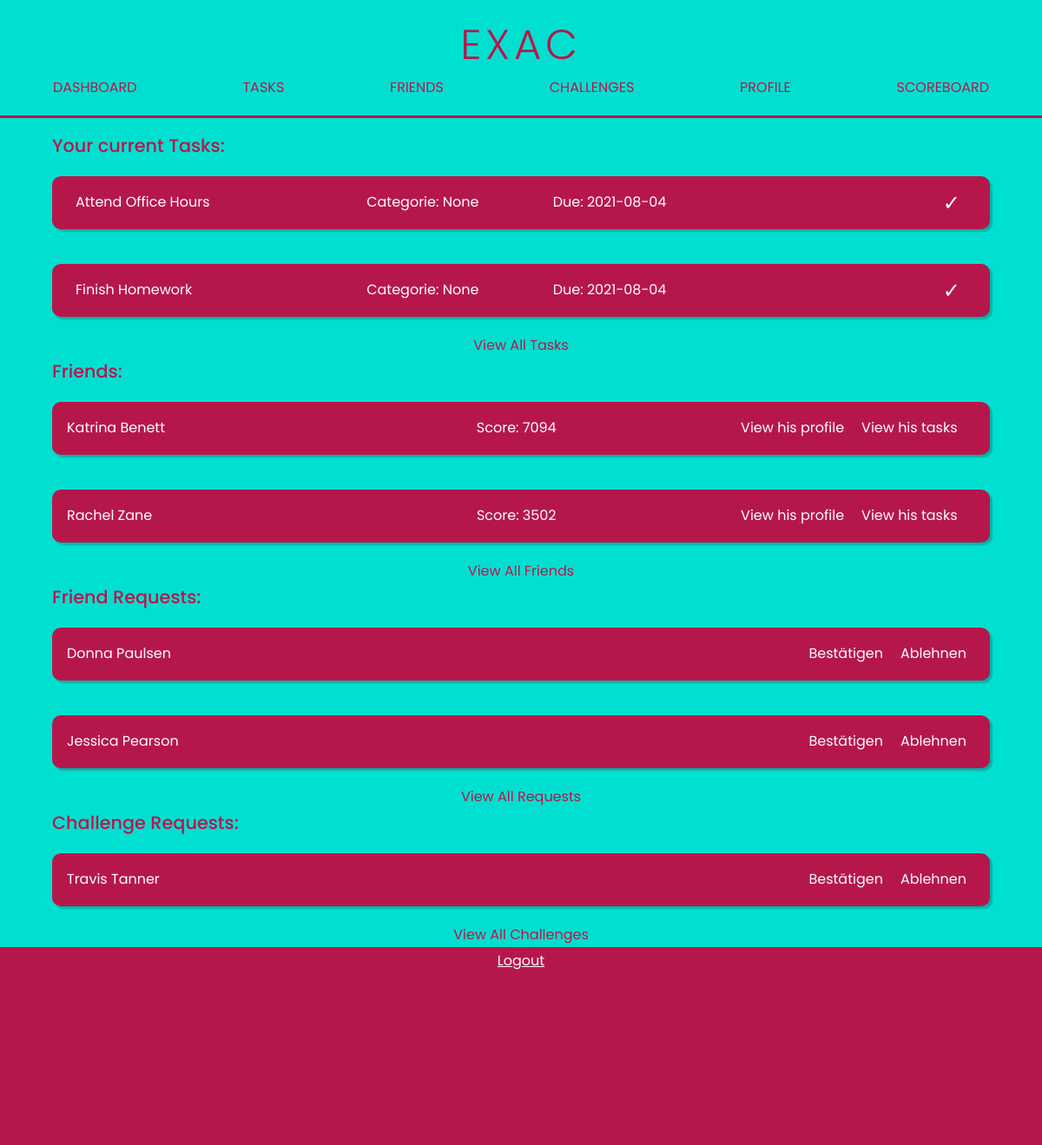
The page / (signed in) on the database its author committed.
### tables this page shows
CREATE TABLE tasks(id INTEGER PRIMARY KEY, name TEXT NOT NULL, due DATE, description TEXT, user_id INTEGER, priority INTEGER, fullfilled BOOLEAN NOT NULL, fullfilled_date DATE, private BOOLEAN NOT NULL, project_id INTEGER, categorie TEXT, score INTEGER DEFAULT 10, FOREIGN KEY(project_id) REFERENCES projects(id), FOREIGN KEY(user_id) REFERENCES users(id));

CREATE TABLE users (id INTEGER PRIMARY KEY, email TEXT NOT NULL UNIQUE, username TEXT NOT NULL UNIQUE, hash TEXT NOT NULL, profile_pic BOOLEAN DEFAULT 0);

CREATE TABLE scores(id INTEGER PRIMARY KEY, user_id INTEGER NOT NULL, score INTEGER NOT NULL, score_work INTEGER DEFAULT 0, score_daily INTEGER DEFAULT 0, score_health INTEGER DEFAULT 0, score_education INTEGER DEFAULT 0, FOREIGN KEY (user_id) REFERENCES users(id));

### application.py (the view)
@app.route("/")
@login_required
def index():
    incoming_friend_requests, outgoind_friend_requests = getRequests(
        session.get("user_id"), 0)
    incoming_challenge_requests, outgoing_challenge_requests = getRequests(
        session.get("user_id"), 1)
    friends = getFriends()
    challenges = getChallenges(False)
    tasks = getTasks()
    return render_template(
        "index.html",
        incoming_challenge_requests=list(incoming_challenge_requests)[:2],
        incoming_friend_requests=list(incoming_friend_requests)[:2],
        friends=list(friends)[:2],
        challenges=list(challenges)[:2],
        tasks=tasks[:2])

### application.py (called while the page is built, shortened)
@app.after_request
def after_request(response):
    response.headers["Cache-Control"] = "no-cache, no-store, must-revalidate"
    response.headers["Expires"] = 0
    response.headers["Pragma"] = "no-cache"
    return response

def getFriends():
    user_id = session.get("user_id")
    friends = set()
    friends_list_first = db.execute(
        "SELECT * FROM friends WHERE first_user_id = ? ", user_id)
    friends_list_second = db.execute(
        "SELECT * FROM friends WHERE second_user_id = ?", user_id)
    for entry in friends_list_second:
        friend_information = db.execute("SELECT * FROM users WHERE id = ?",
                                        entry["first_user_id"])
        friend_score = db.execute("SELECT * FROM scores WHERE user_id = ?",
                                  entry["first_user_id"])
        try:
            score = friend_score[0]["score"]
        except:
            score = "xxxx"
        friend = (score, friend_information[0]["username"])
        friends.add(friend)
    return friends

### helpers.py (called while the page is built, shortened)
def getTasks():
    return db.execute("SELECT * FROM tasks WHERE user_id=? AND fullfilled=0",
                      session.get("user_id"))

def getRequests(user_id, type):
    incoming_requests = set()
    requests = db.execute(
        "SELECT * FROM requests WHERE recipient_id = ? AND type = ?", user_id,
        type)
    for req in requests:
        try:
            name = db.execute("SELECT username FROM users WHERE id = ?",
                              req["sender_id"])[0]["username"]
            incoming_requests.add(name)
        except:
            print("An error occured with one friend request.")
    pending_requests = set()
    requests = db.execute(
        "SELECT * FROM requests WHERE sender_id = ? AND type = ?", user_id,
        type)
    return incoming_requests, pending_requests

def getChallenges(history):
    challenges_set = set()
    user_id = session.get("user_id")
    if history:
        challenges = db.execute(
            "SELECT * FROM challenges WHERE (challenger_id = ? OR challenged_id = ?) AND expire_date < Date('now')",
            user_id, user_id)
    else:
        challenges = db.execute(
            "SELECT * FROM challenges WHERE (challenger_id = ? OR challenged_id = ?) AND expire_date >= Date('now')",
            user_id, user_id)
    return challenges_set

### templates/index.html (shortened to what this page needs)
{% extends "template.html" %}
{% block main %}
<div class="container">
    {%if tasks %}
    <div class="left-align"> <h1 >Your current Tasks: </h1></div>
    {% for task in tasks %}
    <form method="GET" action="/tasks/edit" style="width: 100%" id="{{task.id}}">
        <a class="entry entry3" onClick="document.getElementById('{{task.id}}').submit();">
            <div class="align-content-left">
                    <button class="btn-text margin-lr underline" type="submit">{{task.name}}</button>
            </div>
            <div class="info-container">
                <p class="underline ">Categorie: {{task.categorie}}</p>
                <p class="underline " style="text-align: left;">Due: {{task.due}}</p>
            </div>
            <div class="container-horizontal align-content-right">
                <form method="POST" action="/tasks">
                    <button class="btn-text margin-lr check" type="submit" >✓</button>
                </form>
            </div>
        </a>
    </form>
    {% endfor %}
    <a class="btn-text" href="/tasks"><p class="underline primary-color">View All Tasks</p></a>
    {% endif %}
    {%if friends %}
    <div class="left-align"><h1>Friends:</h1></div>
    {% for score, username in friends %}
    <form method="GET" action="/friends/teamUp" style="width: 100%" id="friend{{username}}">
        <div class="entry entry3" onClick="document.getElementById('friend{{username}}').submit();">
            <div class="align-content-left">
                <p class="underline">{{username}}</p>
            </div>
            <div>
                <p class="underline">Score: {{score}}</p>
            </div>
            <div class="container-horizontal align-content-right">
                <form method="GET" action="/profile">
                    <button type="submit"  class="btn-text margin-lr"><p class="underline">View his profile</p></button>
                </form>
                    <button type="submit"  class="btn-text margin-lr underline">View his tasks</button>
            </div>
        </div>
    </form>
    {% endfor %}
    <a class="btn-text" href="/friends"><p class="underline primary-color">View All Friends</p></a>
    {% endif %}
    {%if incoming_friend_requests %}
    <div class="left-align"><h1>Friend Requests:</h1></div>
    {% for name in incoming_friend_requests %}
    <form method="GET" action="/profile" id="friend_request{{name}}" style="width: 100%;">
        <div class="entry entry2" onClick="document.getElementById('friend_request{{name}}').submit();">
            <div class="align-content-left">
                <p class="underline">{{name}}</p>
            </div>
            <div class="container-horizontal align-content-right">
                <form action="/friends/add/accept" method="POST">
                    <button type="submit"  class="btn-text margin-lr underline">Bestätigen</button>
                </form>
                <form action="/friends/add/decline" method="POST">
                    <button type="submit"  class="btn-text margin-lr underline">Ablehnen</button>
                </form>
            </div>
        </div>
    </form>
    {% endfor %}
    <a class="btn-text" href="/friends"><p class="underline primary-color">View All Requests</p></a>
    {% endif %}
    {%if incoming_challenge_requests %}
    <div class="left-align"><h1>Challenge Requests:</h1></div>
    {% for name in incoming_challenge_requests %}
    <form method="GET" action="/profile" id="challenge_request{{name}}" style="width: 100%;">
        <div class="entry entry2" onClick="document.getElementById('challenge_request{{name}}').submit();">
            <div class="align-content-left">
                <p class="underline">{{name}}</p>
            </div>
            <div class="container-horizontal align-content-right">
                <form action="/challenges/accept" method="POST">
                    <button type="submit" class="btn-text margin-lr underline">Bestätigen</button>
                </form>
                <form action="/challenges/decline" method="POST">
                    <button type="submit" class="btn-text margin-lr underline">Ablehnen</button>
                </form>
            </div>
        </div>
    </form>
    {% endfor %}
    <a class="btn-text" href="/challenges"><p class="underline primary-color">View All Challenges</p></a>
    {% endif %}
</div>
{% endblock %}

### templates/template.html (shortened to what this page needs)
<!DOCTYPE html>
<html lang="en">
    <head>
        <link rel="stylesheet" href="../static/css/start.css">
        <link rel="stylesheet" href="https://cdnjs.cloudflare.com/ajax/libs/font-awesome/4.7.0/css/font-awesome.min.css">
    </head>
    <body>
        <header class="header">
            <nav id="myTopnav" class="topnav">
                <div class="mobile-nav">
                    <a href="/"><h1 class="title">EXAC</h1></a>
                </div>
                <div id="container-header">
                    <a class="li" href="/"><p>Dashboard</p></a>
                    <a class="li" href="/tasks"><p>Tasks</p></a>
                    <a class="li" href="/friends"><p>Friends</p></a>
                    <a class="li" href="/challenges"><p>Challenges</p></a>
                    <a class="li" href="/profile"><p>Profile</p></a>
                    <a class="li" href="/scoreboard/monthly"><p>Scoreboard</p></a>
                </div>
                <div class="line"></div>
            </nav>
        </header>
        <main class="container-main">
            {% block main %}{% endblock %}
        </main>
    </body>
    <footer>
        <div class="line"></div>
        <a class="btn-text" href="/logout">Logout</a>
    </footer>
</html>

### static/css/start.css (style rules this page uses)
:root { --clr-first: #fff; --clr-second: #fff; --clr-third: rgb(206, 102, 102); --clr-fourth: rgb(53, 132, 197); --clr-btn-primary-border: #b6174b; --clr-btn-primary: #b6174b; --clr-entry: #b6174b; --clr-entry-border: #b6174b; --clr-background: #00e0d1; --clr-footer: #b6174b; --clr-header-font: #b6174b; --font: "Poppins"; --font-h1: 300; --font-h2: 400; --font-p: 500; }
* { margin: 0; padding: 0; box-sizing: border-box; scroll-behavior: smooth; font-family: var(--font); font-size: 16px; color: var(--clr-first); }
body { text-align: center; background-color: var(--clr-background); }
header { padding: 1rem 0 1rem; justify-content: center; align-items: center; }
header h1 { width: 100%; font-weight: var(--font-h1); font-size: 3rem; letter-spacing: 0.3rem; text-align: center; justify-content: center; color: var(--clr-header-font); }
header nav { text-align: center; }
.underline { display: inline-block; }
#container-header { display: flex; justify-content: space-around; margin-bottom: 20px; }
header nav p { position: relative; display: inline-block; text-decoration: none; color: var(--clr-header-font); text-transform: uppercase; }
header nav p:after { background: none repeat scroll 0 0 transparent; bottom: 0; content: ""; display: block; height: 2px; left: 50%; position: absolute; background: var(--clr-header-font); transition: width 0.3s ease 0s, left 0.3s ease 0s; width: 0; }
.btn-text { background-color: transparent; border: none; text-decoration: underline; color: var(--clr-first); }
a { text-decoration: none; }
.container { display: flex; flex-direction: column; align-items: center; width: 90%; }
.check { transform: scale(1.5); }
form .entry { margin: 20px 0px; cursor: pointer; }
form .entry * { cursor: pointer; }
.underline:after { background: none repeat scroll 0 0 transparent; bottom: 0; content: ""; display: block; position: relative; height: 2px; left: 50%; background: #fff; transition: width 0.3s ease 0s, left 0.3s ease 0s; width: 0; }
.btn-text .underline:after { background: var(--clr-btn-primary); }
.entry { position: relative; display: grid; background-color: var(--clr-entry); padding: 15px; margin: 20px; border-radius: 10px; border: 2px solid var(--clr-entry-border); width: 100%; left: 0px; top: 0px; box-shadow: 3px 3px 2px rgba(0, 0, 0, 0.2); }
.entry button { text-decoration: none; }
.entry3 { grid-template-rows: 100%; grid-template-columns: 33% 33% 33%; }
.entry2 { grid-template-rows: 100%; grid-template-columns: 50% 50%; }
.container-horizontal { display: flex; flex-direction: row; align-items: center; }
.left-align { align-self: flex-start; }
.align-content-right { display: flex; justify-content: flex-end; align-items: center; }
.align-content-left { display: flex; justify-content: flex-start; align-items: center; }
.margin-lr { margin-right: 10px; margin-left: 10px; }
h1 { font-size: 130%; font-weight: 500; color: var(--clr-header-font); }
.primary-color { color: var(--clr-header-font); }
main > div > .btn-text { color: var(--clr-header-font); text-decoration: none; }
main { min-height: 100vh; }
.container-main { display: flex; flex-direction: column; justify-content: center; align-items: center; }
.info-container { display: flex; flex-direction: row; justify-content: space-between; }
.line { background-color: var(--clr-header-font); height: 3px; width: 100%; }
footer { width: 100%; display: flex; flex-direction: column; justify-content: flex-start; align-items: center; background-color: var(--clr-footer); padding-bottom: 200px; }

### rows shown on the page
tasks: name "Attend Office Hours", categorie "None", due "2021-08-04"
tasks: name "Finish Homework", categorie "None", due "2021-08-04"
users: friends "Katrina Benett"
scores: friends "7094"
users: friends "Rachel Zane"
scores: friends "3502"
users: username "Donna Paulsen"
users: username "Jessica Pearson"
users: username "Travis Tanner"
